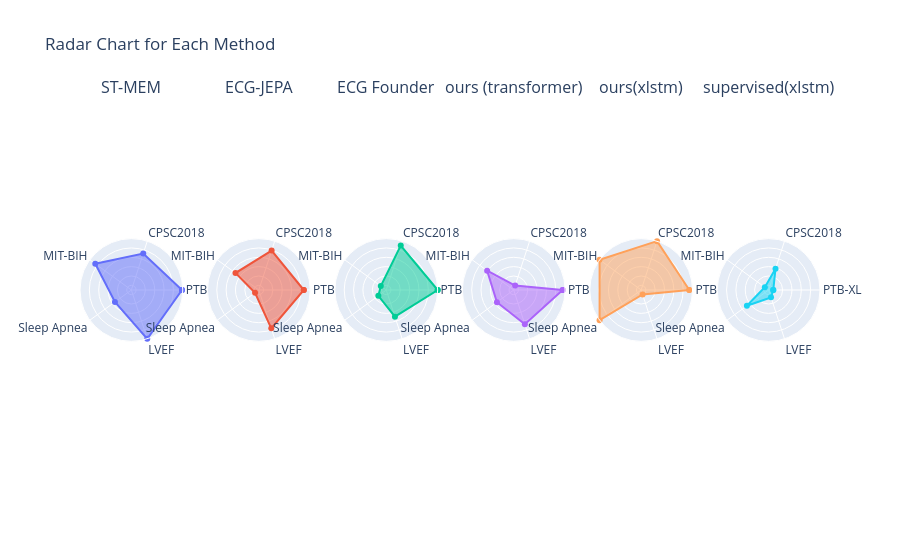

The cell this chart's notebook holds for it:
### Code cell
import pandas as pd
from plotly.subplots import make_subplots
import plotly.graph_objects as go

categories_closed = categories + [categories[0]]

fig = go.Figure()
# Plot one radar chart for each method on separate axes (subplots)

num_methods = len(df_raw)
fig = make_subplots(
    rows=1, cols=num_methods,
    specs=[[{'type': 'polar'}]*num_methods],
    subplot_titles=df_scaled.index.tolist()
)

for i, (idx, row) in enumerate(df_scaled.iterrows()):
    values = row.tolist() + [row.tolist()[0]]  # close the loop
    trace = fig.add_trace(
        go.Scatterpolar(
            r=values,
            theta=categories_closed,
            fill='toself',
            name=idx,
            line=dict(width=2),
            hoverinfo='skip',
        ),
        row=1, col=i+1
    )
    trace.update_polars(
        radialaxis=dict(visible=True, range=[-0.1, 1], showticklabels=False, showline=False),
        # angularaxis=dict(showticklabels=False)
    )

fig.update_layout(
    showlegend=False,
    title="Radar Chart for Each Method",
)
fig.show()

### Figure 1 — Plotly figure (JSON) as saved in the notebook; plotly's stock layout.template omitted (floating-point values rounded to 4 significant figures)
{"data": [{"fill": "toself", "hoverinfo": "skip", "line": {"width": 2}, "name": "ST-MEM", "r": [0.9828, 0.7213, 0.8559, 0.3353, 1, 0.9828], "subplot": "polar", "theta": ["PTB-XL", "CPSC2018", "MIT-BIH", "Sleep Apnea", "LVEF", "PTB-XL"], "type": "scatterpolar"}, {"fill": "toself", "hoverinfo": "skip", "line": {"width": 2}, "name": "ECG-JEPA", "r": [0.8621, 0.7869, 0.518, 0, 0.7632, 0.8621], "subplot": "polar2", "theta": ["PTB-XL", "CPSC2018", "MIT-BIH", "Sleep Apnea", "LVEF", "PTB-XL"], "type": "scatterpolar"}, {"fill": "toself", "hoverinfo": "skip", "line": {"width": 2}, "name": "ECG Founder", "r": [1, 0.9016, 0.04505, 0.1098, 0.5, 1], "subplot": "polar3", "theta": ["PTB-XL", "CPSC2018", "MIT-BIH", "Sleep Apnea", "LVEF", "PTB-XL"], "type": "scatterpolar"}, {"fill": "toself", "hoverinfo": "skip", "line": {"width": 2}, "name": "ours (transformer)", "r": [0.9483, 0, 0.6036, 0.3442, 0.6711, 0.9483], "subplot": "polar4", "theta": ["PTB-XL", "CPSC2018", "MIT-BIH", "Sleep Apnea", "LVEF", "PTB-XL"], "type": "scatterpolar"}, {"fill": "toself", "hoverinfo": "skip", "line": {"width": 2}, "name": "ours(xlstm)", "r": [0.931, 1, 1, 1, 0, 0.931], "subplot": "polar5", "theta": ["PTB-XL", "CPSC2018", "MIT-BIH", "Sleep Apnea", "LVEF", "PTB-XL"], "type": "scatterpolar"}, {"fill": "toself", "hoverinfo": "skip", "line": {"width": 2}, "name": "supervised(xlstm)", "r": [0, 0.377, 0, 0.4748, 0.06579, 0], "subplot": "polar6", "theta": ["PTB-XL", "CPSC2018", "MIT-BIH", "Sleep Apnea", "LVEF", "PTB-XL"], "type": "scatterpolar"}], "layout": {"annotations": [{"font": {"size": 16}, "showarrow": false, "text": "ST-MEM", "x": 0.06944, "xanchor": "center", "xref": "paper", "y": 1, "yanchor": "bottom", "yref": "paper"}, {"font": {"size": 16}, "showarrow": false, "text": "ECG-JEPA", "x": 0.2417, "xanchor": "center", "xref": "paper", "y": 1, "yanchor": "bottom", "yref": "paper"}, {"font": {"size": 16}, "showarrow": false, "text": "ECG Founder", "x": 0.4139, "xanchor": "center", "xref": "paper", "y": 1, "yanchor": "bottom", "yref": "paper"}, {"font": {"size": 16}, "showarrow": false, "text": "ours (transformer)", "x": 0.5861, "xanchor": "center", "xref": "paper", "y": 1, "yanchor": "bottom", "yref": "paper"}, {"font": {"size": 16}, "showarrow": false, "text": "ours(xlstm)", "x": 0.7583, "xanchor": "center", "xref": "paper", "y": 1, "yanchor": "bottom", "yref": "paper"}, {"font": {"size": 16}, "showarrow": false, "text": "supervised(xlstm)", "x": 0.9306, "xanchor": "center", "xref": "paper", "y": 1, "yanchor": "bottom", "yref": "paper"}], "polar": {"domain": {"x": [0, 0.1389], "y": [0, 1]}, "radialaxis": {"range": [-0.1, 1], "showline": false, "showticklabels": false, "visible": true}}, "polar2": {"domain": {"x": [0.1722, 0.3111], "y": [0, 1]}, "radialaxis": {"range": [-0.1, 1], "showline": false, "showticklabels": false, "visible": true}}, "polar3": {"domain": {"x": [0.3444, 0.4833], "y": [0, 1]}, "radialaxis": {"range": [-0.1, 1], "showline": false, "showticklabels": false, "visible": true}}, "polar4": {"domain": {"x": [0.5167, 0.6556], "y": [0, 1]}, "radialaxis": {"range": [-0.1, 1], "showline": false, "showticklabels": false, "visible": true}}, "polar5": {"domain": {"x": [0.6889, 0.8278], "y": [0, 1]}, "radialaxis": {"range": [-0.1, 1], "showline": false, "showticklabels": false, "visible": true}}, "polar6": {"domain": {"x": [0.8611, 1], "y": [0, 1]}, "radialaxis": {"range": [-0.1, 1], "showline": false, "showticklabels": false, "visible": true}}, "showlegend": false, "title": {"text": "Radar Chart for Each Method"}}}
